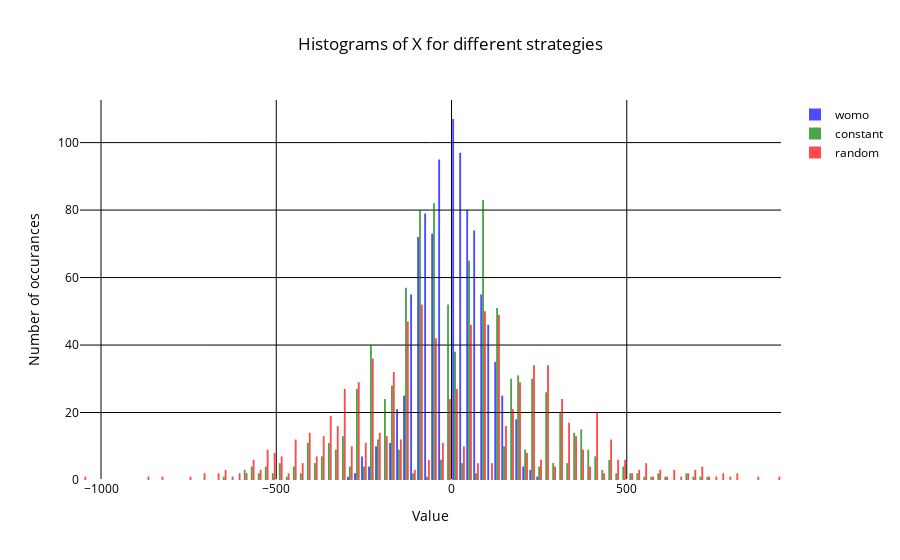

The code cell stored with this chart in its notebook:
### Markdown cell above
As can be seen the optimal strategy offers a huge reduction in terms of the variance of cash and the inventory. The maximum inventory is also the smallest. Those results are also visible on the subsequent histograms.

### Code cell
import plotly.graph_objects as go

# Create histograms
histogram1 = go.Histogram(
    x=arr_res_X_womo,
    name='womo',
    opacity=0.7,
    marker=dict(color='blue')
)
histogram2 = go.Histogram(
    x=arr_res_X_const,
    name='constant',
    opacity=0.7,
    marker=dict(color='green')
)
histogram3 = go.Histogram(
    x=arr_res_X_rand,
    name='random',
    opacity=0.7,
    marker=dict(color='red')
)

# Combine histograms into a single figure
fig = go.Figure(data=[histogram1, histogram2, histogram3])


fig.update_layout(
    title_text='Histograms of X for different strategies',
    title_x=0.5,
    plot_bgcolor='white',  # set background color to white
    paper_bgcolor='white',  # set background color to white
    font=dict(color='black'),  # set font color to black
    xaxis=dict(title_text="Value", color='black', tickcolor='black', gridcolor='black'),  # set x-axis color, tick color, grid color, and grid width
    yaxis=dict(title_text="Number of occurances", color='black', tickcolor='black', gridcolor='black'),  # set y-axis color, tick color, grid color, and grid width
)


# Show the plot
fig.show()

### Figure 1 — Plotly figure (JSON) as saved in the notebook; plotly's stock layout.template omitted (floating-point values rounded to 4 significant figures; data arrays with more than 128 entries replaced by an {"elided": "..."} marker saying what was removed)
{"data": [{"marker": {"color": "blue"}, "name": "womo", "opacity": 0.7, "type": "histogram", "x": {"elided": "1000 float values"}}, {"marker": {"color": "green"}, "name": "constant", "opacity": 0.7, "type": "histogram", "x": {"elided": "1000 float values"}}, {"marker": {"color": "red"}, "name": "random", "opacity": 0.7, "type": "histogram", "x": {"elided": "1000 float values"}}], "layout": {"font": {"color": "black"}, "paper_bgcolor": "white", "plot_bgcolor": "white", "title": {"text": "Histograms of X for different strategies", "x": 0.5}, "xaxis": {"color": "black", "gridcolor": "black", "tickcolor": "black", "title": {"text": "Value"}}, "yaxis": {"color": "black", "gridcolor": "black", "tickcolor": "black", "title": {"text": "Number of occurances"}}}}
